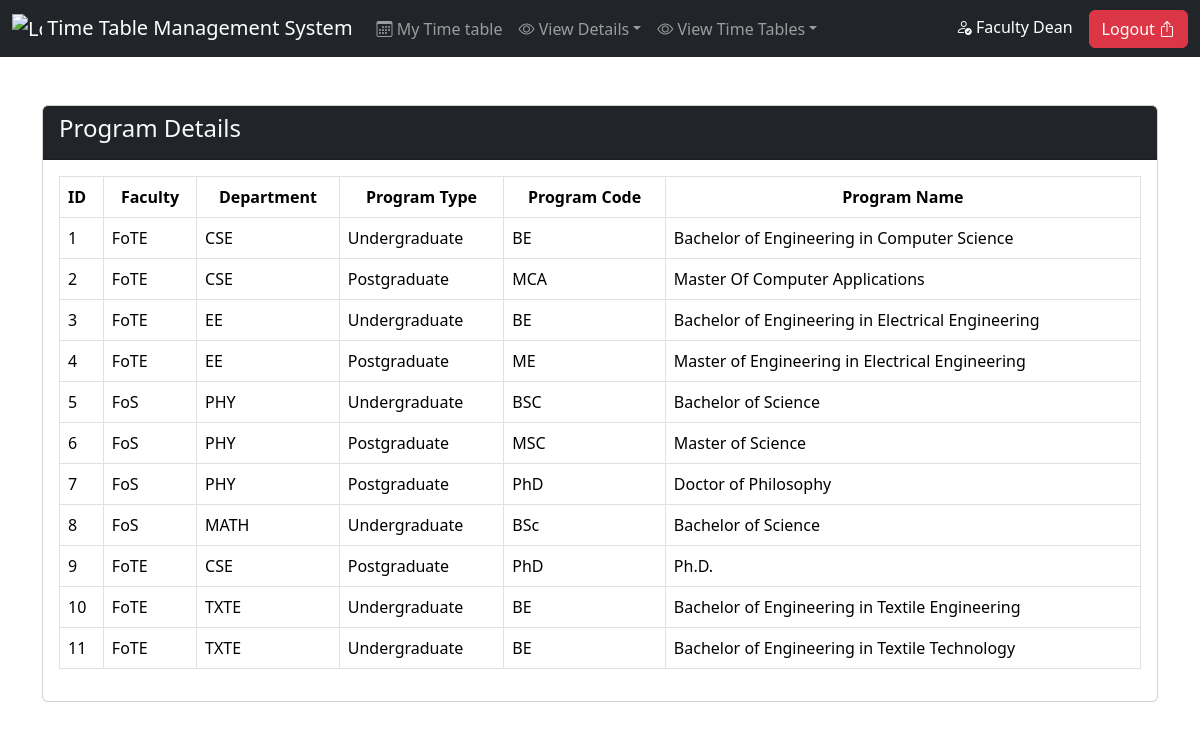
Page /dashboards/dean_program.php on the committed database.
### tables this page shows
CREATE TABLE `program` (
  `Program_Id` int(11) NOT NULL,
  `Program_Code` varchar(50) NOT NULL,
  `Program_Name` varchar(100) NOT NULL,
  `Program_Type` enum('Undergraduate','Postgraduate','Diploma') NOT NULL,
  `Department_Id` int(11) NOT NULL
);

CREATE TABLE `faculty` (
  `faculty_id` int(11) NOT NULL,
  `faculty_name` varchar(100) NOT NULL,
  `faculty_Code` varchar(50) NOT NULL
);

CREATE TABLE `department` (
  `Department_Id` int(11) NOT NULL,
  `Department_Code` varchar(50) NOT NULL,
  `Department_Name` varchar(100) NOT NULL,
  `Faculty_Id` int(11) NOT NULL
);

### dashboards/dean_program.php (called while the page is built)
<?php include("../includes/connect.php") ?>
<?php include("../includes/dean-header.php") ?>
<?php include("../only_view_details/program.php") ?>
<?php include("../includes/footer.php") ?>

### only_view_details/program.php (the view)
<div class="container">
    <div class="row">
        <div class="col-md-12 mt-5">
            <div class="card ">
                <div class="card-header d-flex justify-content-between bg-dark text-light">
                    <h4>Program Details</h4>
                </div>
                <div class="card-body">
                    <table class="table table-bordered" id="myTable">
                        <thead>
                            <tr>
                                <th scope="col">ID</th>
                                <th scope="col" class="text-center">Faculty</th>
                                <th scope="col" class="text-center">Department</th>
                                <th scope="col" class="text-center">Program Type</th>
                                <th scope="col" class="text-center">Program Code</th>
                                <th scope="col" class="text-center">Program Name</th>
                            </tr>
                        </thead>
                        <tbody>
                            <?php
                            $sno = 1;
                            $sql = "SELECT p.Program_Id, p.Program_Code, p.Program_Type, p.Program_Name, d.Department_Code, f.Faculty_Code
                                        FROM Program p
                                        JOIN Department d ON p.Department_Id = d.Department_Id
                                        JOIN Faculty f ON d.Faculty_Id = f.Faculty_Id;
                                    ";
                            $result = mysqli_query($conn, $sql);
                            $num = mysqli_num_rows($result);
                            if ($num > 0) {
                                while ($num > 0) {
                                    $row = mysqli_fetch_assoc($result)
                            ?>
                                    <tr>
                                        <td><?php echo $sno ?></td>
                                        <td><?php echo $row['Faculty_Code'] ?></td>
                                        <td><?php echo $row['Department_Code'] ?></td>
                                        <td><?php echo $row['Program_Type'] ?></td>
                                        <td><?php echo $row['Program_Code'] ?></td>
                                        <td><?php echo $row['Program_Name'] ?></td>
                            <?php
                                    $num = $num - 1;
                                    $sno = $sno + 1;
                                }
                            } else {
                                echo '<tr><td colspan="4">No data found</td></tr>';
                            }
                            ?>
                        </tbody>
                    </table>
                </div>
            </div>
        </div>
    </div>
</div>

### rows in the picture
program: faculty.faculty_Code "FoTE", Department_Id.Department_Code "CSE", Program_Type "Undergraduate", Program_Code "BE", Program_Name "Bachelor of Engineering in Computer Science"
program: faculty.faculty_Code "FoTE", Department_Id.Department_Code "CSE", Program_Type "Postgraduate", Program_Code "MCA", Program_Name "Master Of Computer Applications"
program: faculty.faculty_Code "FoTE", Department_Id.Department_Code "EE", Program_Type "Undergraduate", Program_Code "BE", Program_Name "Bachelor of Engineering in Electrical Engineering"
program: faculty.faculty_Code "FoTE", Department_Id.Department_Code "EE", Program_Type "Postgraduate", Program_Code "ME", Program_Name "Master of Engineering in Electrical Engineering"
program: faculty.faculty_Code "FoS", Department_Id.Department_Code "PHY", Program_Type "Undergraduate", Program_Code "BSC", Program_Name "Bachelor of Science"
program: faculty.faculty_Code "FoS", Department_Id.Department_Code "PHY", Program_Type "Postgraduate", Program_Code "MSC", Program_Name "Master of Science"
program: faculty.faculty_Code "FoS", Department_Id.Department_Code "PHY", Program_Type "Postgraduate", Program_Code "PhD", Program_Name "Doctor of Philosophy"
program: faculty.faculty_Code "FoS", Department_Id.Department_Code "MATH", Program_Type "Undergraduate", Program_Code "BSc", Program_Name "Bachelor of Science"
program: faculty.faculty_Code "FoTE", Department_Id.Department_Code "CSE", Program_Type "Postgraduate", Program_Code "PhD", Program_Name "Ph.D."
program: faculty.faculty_Code "FoTE", Department_Id.Department_Code "TXTE", Program_Type "Undergraduate", Program_Code "BE", Program_Name "Bachelor of Engineering in Textile Engineering"
program: faculty.faculty_Code "FoTE", Department_Id.Department_Code "TXTE", Program_Type "Undergraduate", Program_Code "BE", Program_Name "Bachelor of Engineering in Textile Technology"
